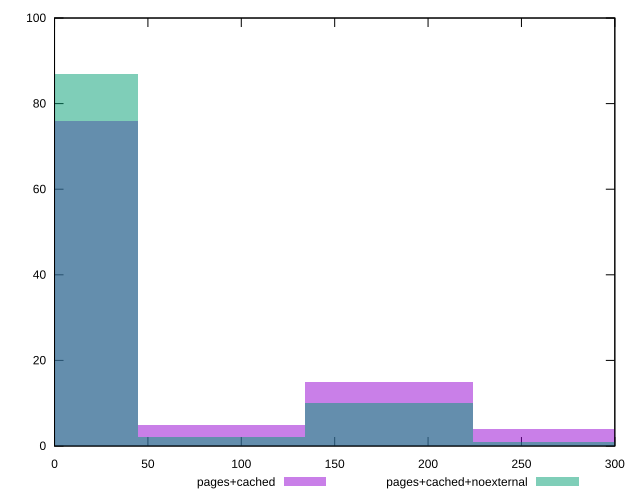

Source code (gnuplot):
reset

$pagesCached <<EOF
0 76
179.13653264533377 15
89.56826632266689 5
268.70479896800066 4
EOF

$pagesCachedNoexternal <<EOF
0 87
179.13653264533377 10
268.70479896800066 1
89.56826632266689 2
EOF

set key outside below
set boxwidth 89.56826632266689
set xrange [0:300]
set yrange [0:100]
set trange [0:100]
set style fill transparent solid 0.5 noborder
set terminal svg size 640, 500 enhanced background rgb 'white'
set output "reprap/unminified-javascript/comparison/histogram/1_vs_2.svg"

plot $pagesCached title "pages+cached" with boxes, \
     $pagesCachedNoexternal title "pages+cached+noexternal" with boxes

reset
